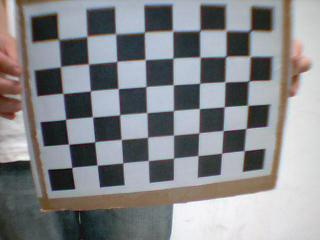
//> input picture Images/Calibration/pic001.jpg, 320 x 240 px
$ ./main   (built with g++ and OpenCV 4)
//> lines starting //> are read from the running program, lines starting //| are printed output that depends on the picture; after the words box and inside, x2 and y2 are one past the last pixel; in counts of white or black regions, pixels touching at a corner belong together
#include <core/core.hpp>
#include <highgui/highgui.hpp>
#include <calib3d/calib3d.hpp>
#include <imgproc/imgproc.hpp>

#include <iostream>
#include <string>
#include <vector>

using std::cout;
using std::endl;
using std::string;
using std::vector;

int main()
{
  // Constants
  const cv::Size board_size(8, 6);
  cout << "board_size.width " << board_size.width << endl;
  cout << "board_size.height " << board_size.height << endl;
  const float square_size = 1;  // square size in some user-defined units.

  // Part I: Camera Calibration
  const vector<string> calibration_file_names = {"pic001.jpg", "pic002.jpg", "pic003.jpg", "pic004.jpg", "pic005.jpg",
                                                 "pic006.jpg", "pic007.jpg", "pic008.jpg", "pic009.jpg", "pic010.jpg",
                                                 "pic011.jpg", "pic012.jpg", "pic013.jpg", "pic014.jpg", "pic015.jpg",
                                                 "pic016.jpg", "pic017.jpg", "pic018.jpg"};
  const string calibration_directory = "../Images/Calibration/";

  vector<vector<cv::Point2f>> image_points;
  vector<vector<cv::Point3f>> object_points;
  cv::Mat raw_image;
  for (size_t i = 0; i < calibration_file_names.size(); ++i)
  {
    raw_image = cv::imread(calibration_directory + calibration_file_names[i]);
//> raw_image is the input picture: 240 rows x 320 cols, CV_8UC3; mean B, G, R 137.8, 134.9, 133.8

    // Find chessboard corners:
    vector<cv::Point2f> corners;
    bool found = cv::findChessboardCorners(raw_image, board_size, corners);
//> corners = 48 Points (x, y), first 12: [58.64, 39.28], [86.95, 36.34], [115.5, 33.61], [144.4, 32], [172.6, 31], [200.2, 29.94], [226.3, 31.46], [250.2, 30.67], [60.44, 66.74], [88.42, 64.02], [116.8, 61.14], [145.2, 59.69]; found = true
    if (found)
    {
      image_points.push_back(corners);
//> image_points = 1 point lists

      vector<cv::Point3f> points;
      for (int i = 0; i < board_size.height; ++i)
      {
        for (int j = 0; j < board_size.width; ++j)
        {
          points.push_back(cv::Point3f(static_cast<float>(j*square_size), static_cast<float>(i*square_size), 0));
        }
      }
      object_points.push_back(points);
    }

    cv::drawChessboardCorners(raw_image, board_size, corners, found);
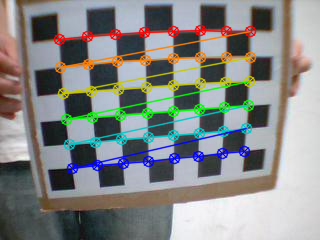
//> raw_image: 240 rows x 320 cols, CV_8UC3; 12.42% of pixels changed, all inside (x1, y1, x2, y2) = (53, 24, 257, 175)
    cv::imshow("Calibration", raw_image);
    cv::waitKey(100);
  }
//> pass 2 of the loop `for (size_t i = 0; i < calibration_file_names.size(); ++i)`:
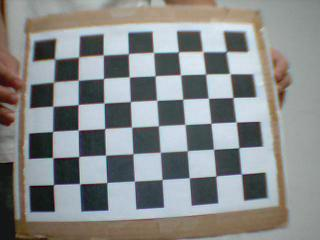
//> input picture Images/Calibration/pic002.jpg, 320 x 240 px
//> raw_image is the input picture: 240 rows x 320 cols, CV_8UC3; mean B, G, R 137.8, 138.1, 135.3
//> corners = 48 Points (x, y), first 12: [54.41, 58.78], [78.3, 56.9], [103.4, 54.74], [128.5, 53.66], [153.5, 52.41], [178.6, 51.74], [202.8, 51.31], [226.3, 51.72], [53.49, 82.62], [78.19, 80.02], [103.5, 78.65], [129.4, 76.99]
//> image_points = 2 point lists
//> `cv::drawChessboardCorners(raw_image, board_size, corners, found);`:
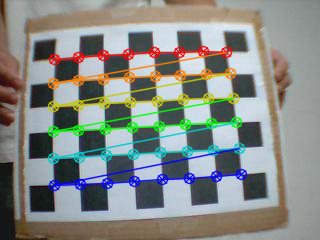
//> raw_image: 240 rows x 320 cols, CV_8UC3; 12.39% of pixels changed, all inside (x1, y1, x2, y2) = (47, 45, 248, 192)
//> pass 3 of the loop `for (size_t i = 0; i < calibration_file_names.size(); ++i)`:
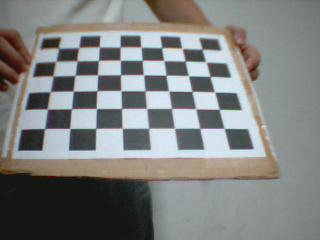
//> input picture Images/Calibration/pic003.jpg, 320 x 240 px
//> raw_image is the input picture: 240 rows x 320 cols, CV_8UC3; mean B, G, R 128.2, 129.3, 127.1
//> corners = 48 Points (x, y), first 12: [58.45, 47.94], [79.02, 47.4], [99.26, 46.53], [120.1, 47.23], [140.9, 46.98], [161.8, 47.59], [182, 48.56], [202.3, 49.22], [55.8, 61.44], [76.98, 60.53], [98.31, 60.63], [120.4, 60.25]
//> image_points = 3 point lists
//> `cv::drawChessboardCorners(raw_image, board_size, corners, found);`:
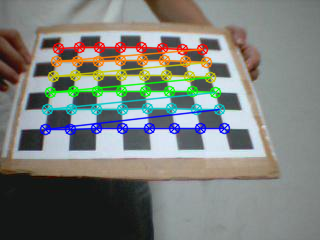
//> raw_image: 240 rows x 320 cols, CV_8UC3; 11.1% of pixels changed, all inside (x1, y1, x2, y2) = (39, 41, 231, 136)
//> (the run ends here: the program stops with an error, at `bool found = cv::findChessboardCorners(raw_image, board_size, corners);`)
